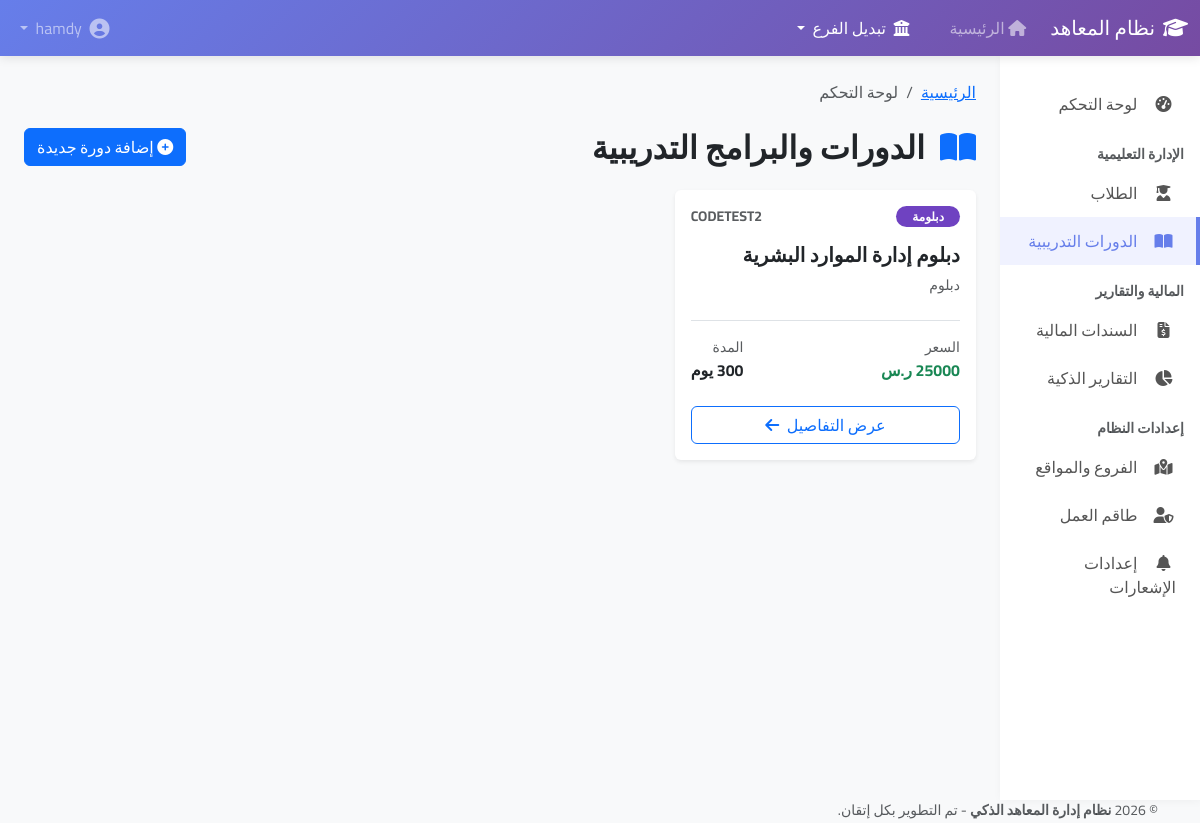
Screenshot of /courses/ (signed in) with the database file from the repository.
### courses/models.py (models this page shows, shortened)
class Course(models.Model):
    COURSE_TYPE_CHOICES = [
        ('diploma', 'دبلومة'),
        ('course', 'دورة'),
    ]
    name = models.CharField(max_length=200, verbose_name='اسم الدورة/الدبلومة')
    code = models.CharField(max_length=20, unique=True, verbose_name='كود الدورة')
    course_type = models.CharField(max_length=10, choices=COURSE_TYPE_CHOICES, verbose_name='النوع')
    description = models.TextField(blank=True, verbose_name='الوصف')
    price = models.DecimalField(max_digits=10, decimal_places=2, verbose_name='السعر')
    duration_days = models.PositiveIntegerField(default=30, verbose_name='المدة (بالأيام)')
    branches = models.ManyToManyField(Branch, related_name='courses', verbose_name='الفروع المتاحة')
    is_active = models.BooleanField(default=True, verbose_name='نشطة')
    created_at = models.DateTimeField(auto_now_add=True, verbose_name='تاريخ الإنشاء')
    class Meta:
        verbose_name = 'دورة/دبلومة'
        verbose_name_plural = 'الدورات والدبلومات'
        ordering = ['-created_at']

### courses/views.py (the view)
# urls.py: path('', views.course_list, name='course_list'),
@login_required
@permission_required('courses.view_course', raise_exception=True)
def course_list(request):
    user = request.user
    course_queryset = Course.objects.filter(is_active=True).order_by('-id')
    if user.is_superuser or user.user_type == 'admin':
        pass
    elif user.user_type == 'regional_manager':
        course_queryset = course_queryset.filter(branches__in=user.managed_branches.all()).distinct()
    else:
        if user.branch:
            course_queryset = course_queryset.filter(branches=user.branch)
        else:
            course_queryset = course_queryset.none()
    paginator = Paginator(course_queryset, 10)  # 10 دورات في الصفحة
    page_number = request.GET.get('page')
    courses = paginator.get_page(page_number)
    return render(request, 'courses/course_list.html', {'courses': courses})

### branches/context_processors.py (called while the page is built)
def branch_context(request):
    if request.user.is_authenticated:
        user = request.user
        if user.is_superuser or user.user_type == 'admin':
            branches = Branch.objects.filter(is_active=True)
        elif user.user_type == 'regional_manager':
            branches = user.managed_branches.all()
        else:
            branches = Branch.objects.filter(id=user.branch_id) if user.branch else []
        return {
            'branches': branches,
            'is_global_view': branches.count() > 1 if hasattr(branches, 'count') else False
        }
    return {}

### templates/courses/course_list.html (shortened to what this page needs)
{% extends 'base.html' %}
{% block content %}
<div class="d-flex justify-content-between align-items-center mb-4">
    <h2 class="mb-0 fw-bold"><i class="fas fa-book-open text-primary me-2"></i> الدورات والبرامج التدريبية</h2>
    {% if user.is_superuser or user.user_type == 'admin' %}
    <a href="{% url 'courses:course_create' %}" class="btn btn-primary"><i class="fas fa-plus-circle"></i> إضافة دورة جديدة</a>
    {% endif %}
</div>
<div class="row g-4">
    {% for course in courses %}
    <div class="col-md-6 col-lg-4">
        <div class="card h-100 border-0 shadow-sm hover-shadow transition">
            <div class="card-body">
                <div class="d-flex justify-content-between align-items-start mb-3">
                    <span class="badge {% if course.course_type == 'diploma' %}bg-purple{% else %}bg-info{% endif %} text-white rounded-pill px-3">
                        {{ course.get_course_type_display }}
                    </span>
                    <small class="text-muted fw-bold">{{ course.code }}</small>
                </div>
                <h5 class="card-title fw-bold mb-2">{{ course.name }}</h5>
                <p class="card-text text-muted small mb-4">
                    {{ course.description|truncatewords:15 }}
                </p>
                <div class="d-flex justify-content-between align-items-center border-top pt-3">
                    <div>
                        <span class="d-block small text-muted">السعر</span>
                        <span class="fw-bold text-success">{{ course.price|floatformat:0 }} ر.س</span>
                    </div>
                    <div>
                        <span class="d-block small text-muted">المدة</span>
                        <span class="fw-bold">{{ course.duration_days }} يوم</span>
                    </div>
                </div>
            </div>
            <div class="card-footer bg-transparent border-0 pb-3">
                <a href="{% url 'courses:course_detail' course.pk %}" class="btn btn-outline-primary w-100">
                    عرض التفاصيل <i class="fas fa-arrow-left ms-1"></i>
                </a>
            </div>
        </div>
    </div>
    {% empty %}
    <div class="col-12 text-center py-5">
        <img src="/static/images/empty_courses.svg" alt="No Courses" style="width: 200px;" class="mb-3">
        <h4 class="text-muted">لا توجد دورات متاحة حالياً</h4>
    </div>
    {% endfor %}
</div>
{% endblock %}

### templates/base.html (style rules this page uses)
* { font-family: 'Cairo', sans-serif; }
body { background-color: #f8f9fa; overflow-x: hidden; }

### templates/courses/course_list.html (style rules this page uses)
.bg-purple { background-color: #6f42c1; }
.transition { transition: all 0.3s ease; }

### rows the page displays
Course: course_type "دبلومة", code "CODETEST2", name "دبلوم إدارة الموارد البشرية", description "دبلوم", duration_days "300"

### other values shown
{{ title|default:"لوحة التحكم" }} "لوحة التحكم"
